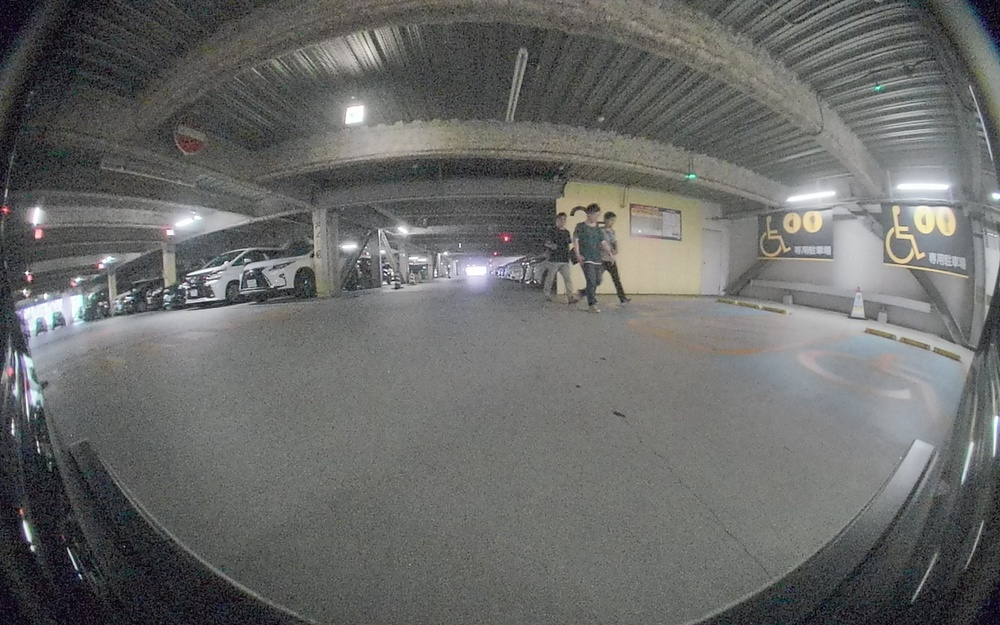
#> input picture aisin-17/code/ai_model/keras_retinanet_tool/examples/FR_20190630094813_0000210.jpeg, 1000 x 625 px, shrunk from 1280 x 800 before the run
$ python visualize_asin.py
#> lines starting #> are read from the running program, lines starting #| are printed output that depends on the picture; after the words box and inside, x2 and y2 are one past the last pixel; in counts of white or black regions, pixels touching at a corner belong together
import cv2
import xml
import xml.etree.ElementTree as ET
# doc = xml.dom.minidom.parse('D:\project\visual_processing\data\FR_20190214140147_0000040.xml')
# print(doc)
# print(doc.nodeName)


def parsexml(xml_file):
    tree = ET.parse(xml_file)
    root = tree.getroot()

    list_with_all_boxes = []
    list_name = []
    filename = root.find('filename').text
    for boxes in root.iter('object'):
        ymin, xmin, ymax, xmax = None, None, None, None
        count = 0
        for box in boxes.findall("bndbox"):
            ymin = int(box.find("ymin").text)
            xmin = int(box.find("xmin").text)
            ymax = int(box.find("ymax").text)
            xmax = int(box.find("xmax").text)
        key = boxes.find("name").text
        list_with_single_boxes = [xmin, ymin, xmax, ymax]
        # print(key)
        # print(list_with_single_boxes)
        list_with_all_boxes.append(list_with_single_boxes)
        list_name.append(key)
    return filename, list_with_all_boxes, list_name


def read_content(xml_file: str):

    tree = ET.parse(xml_file)
    root = tree.getroot()

    list_with_all_boxes = []

    for boxes in root.iter('object'):

        filename = root.find('filename').text

        ymin, xmin, ymax, xmax = None, None, None, None

        for box in boxes.findall("bndbox"):
            ymin = int(box.find("ymin").text)
            xmin = int(box.find("xmin").text)
            ymax = int(box.find("ymax").text)
            xmax = int(box.find("xmax").text)

        list_with_single_boxes = [xmin, ymin, xmax, ymax]
        list_with_all_boxes.append(list_with_single_boxes)
    print(list_with_all_boxes)
    return filename, list_with_all_boxes

# [9 lines of commented-out code are left out]
pa = 'nms.xml'
# pa = 'FR_20190630094813_0000210.xml'
img = 'FR_20190630094813_0000210.jpeg'
image = cv2.imread(img)
#> image is the input picture: shape (625, 1000, 3); mean B, G, R 104.4, 106, 105.1
# read_content(pa)
n, ba, na = parsexml(pa)
#> (reads aisin-17/code/ai_model/keras_retinanet_tool/examples/nms.xml from the repository)
# print(b)
count = 0
print(len(ba))
for b, n in zip(ba, na):
    image = cv2.rectangle(image, (b[0], b[1]), (b[2], b[3]), (255, 0, 0), 2)
    cv2.imshow('demo', image)
    cv2.waitKey(0)
    count += 1
    print(count)
#> this loop made 22 passes
#> pass 1, `image = cv2.rectangle(image, (b[0], b[1]), (b[2], b[3]), (255, 0, 0), 2)`:
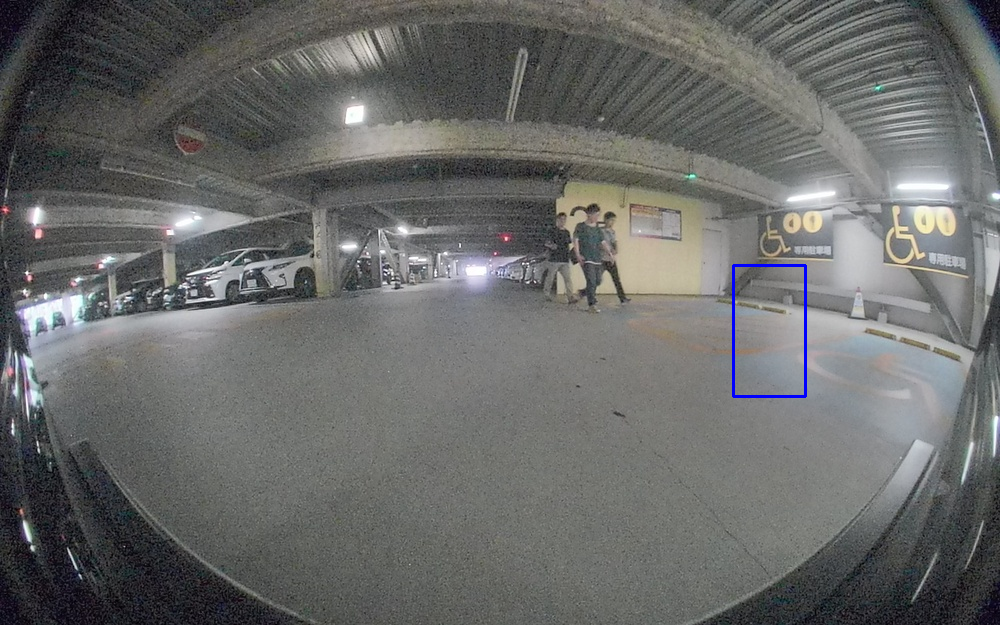
#> image: shape (625, 1000, 3); 0.19% of pixels changed, all inside (x1, y1, x2, y2) = (732, 264, 807, 398)
#> pass 2, `image = cv2.rectangle(image, (b[0], b[1]), (b[2], b[3]), (255, 0, 0), 2)`:
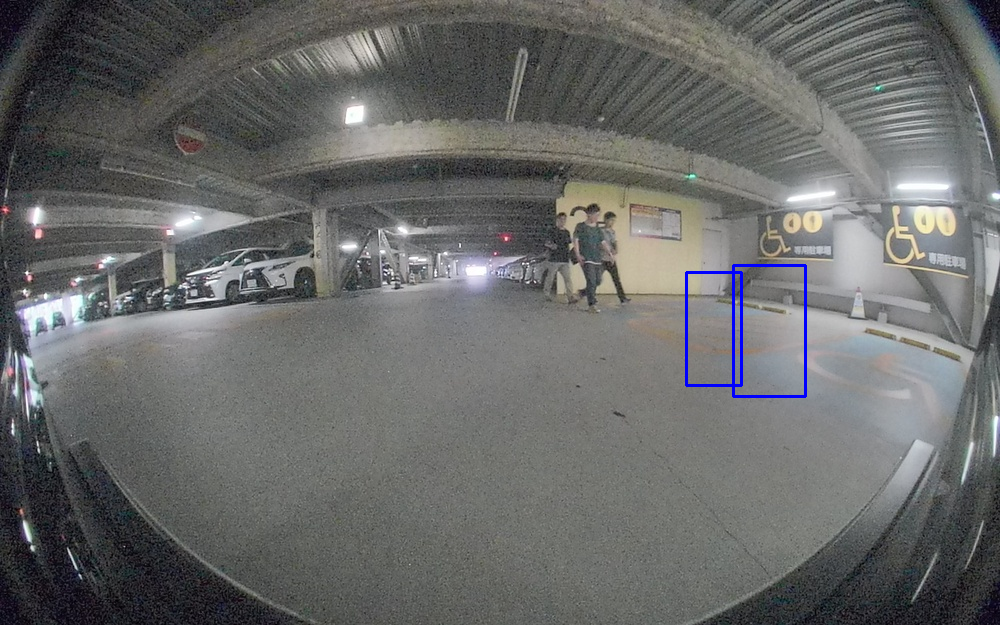
#> image: shape (625, 1000, 3); 0.16% of pixels changed, all inside (x1, y1, x2, y2) = (685, 271, 743, 387)
#> pass 3, `image = cv2.rectangle(image, (b[0], b[1]), (b[2], b[3]), (255, 0, 0), 2)`:
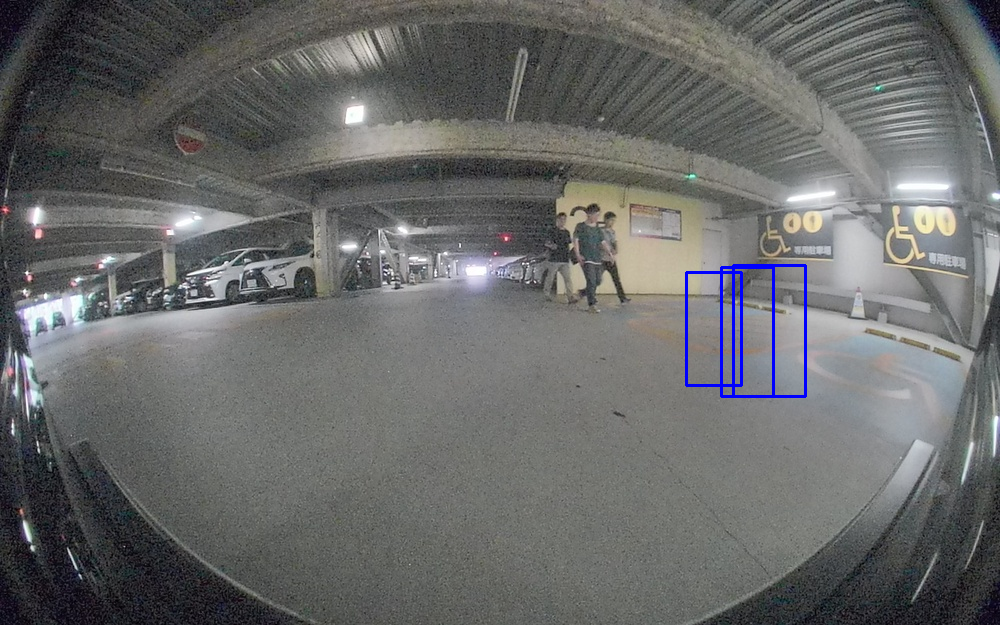
#> image: shape (625, 1000, 3); 0.14% of pixels changed, all inside (x1, y1, x2, y2) = (720, 266, 775, 398)
#> after the loop:
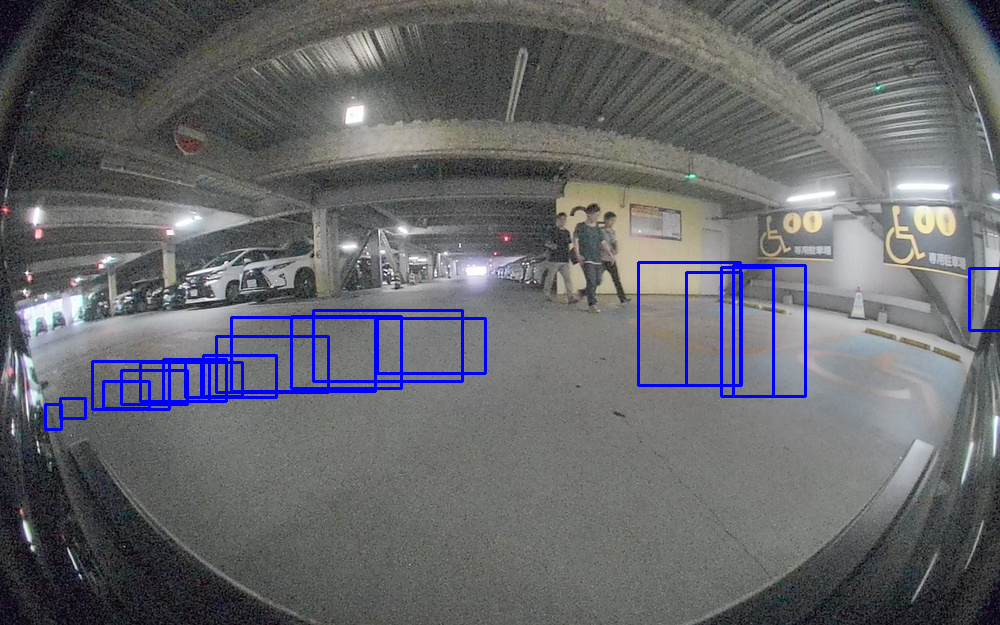
#> image: shape (625, 1000, 3); 1.68% of pixels changed, all inside (x1, y1, x2, y2) = (44, 261, 1000, 431)
#> after the loop, count = 22
